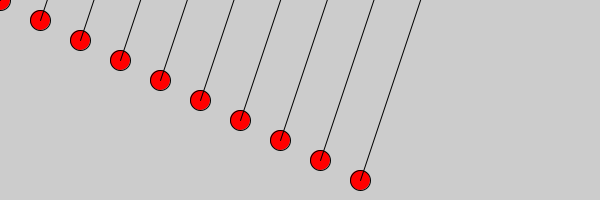
Frame 1 (no input)
Frame 60 (the mouse pressed at the canvas centre just before this capture): identical to frame 1, image omitted
Frame 120 (the mouse held since frame 60 and released just before this capture): identical to frame 1, image omitted

The Processing sketch that drew this single still picture (run headless with seeded random() and noise(); from frame 60 on, the mouse is pressed at the canvas centre):

// Processing sketch: forLoop_unidimensional
// ── forLoop_unidimensional.pde
int nElementos = 10;

void setup() {
  size(600, 200);

  for (int i=0; i<nElementos; i++) {
    println("i es ahora: " + i);
    dibujar(40*i, 20*i, color(255,0,0));
  }
}

void draw() {

}


void dibujar(float x, float y, color c) {
  fill(c);
  ellipse(x, y, 20, 20);
  line(x, y, x+100, y-300);
}
